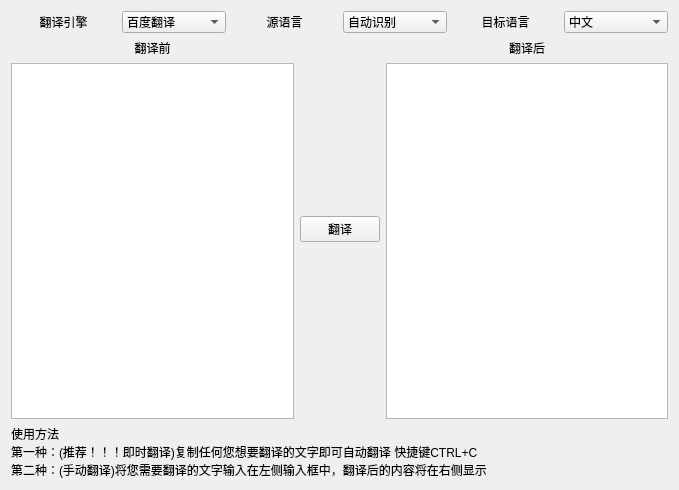
<?xml version="1.0" encoding="UTF-8"?>
<ui version="4.0">
 <class>Form</class>
 <widget class="QWidget" name="Form">
  <property name="geometry">
   <rect>
    <x>0</x>
    <y>0</y>
    <width>679</width>
    <height>490</height>
   </rect>
  </property>
  <property name="windowTitle">
   <string>翻译器</string>
  </property>
  <layout class="QVBoxLayout" name="verticalLayout_3">
   <item>
    <layout class="QHBoxLayout" name="horizontalLayout">
     <item>
      <widget class="QLabel" name="label">
       <property name="text">
        <string>翻译引擎</string>
       </property>
       <property name="alignment">
        <set>Qt::AlignCenter</set>
       </property>
      </widget>
     </item>
     <item>
      <widget class="QComboBox" name="comboBox">
       <item>
        <property name="text">
         <string>百度翻译</string>
        </property>
       </item>
       <item>
        <property name="text">
         <string>腾讯翻译</string>
        </property>
       </item>
       <item>
        <property name="text">
         <string>彩云小译</string>
        </property>
       </item>
       <item>
        <property name="text">
         <string>谷歌翻译</string>
        </property>
       </item>
      </widget>
     </item>
     <item>
      <widget class="QLabel" name="label_4">
       <property name="text">
        <string>源语言</string>
       </property>
       <property name="alignment">
        <set>Qt::AlignCenter</set>
       </property>
      </widget>
     </item>
     <item>
      <widget class="QComboBox" name="comboBox_2">
       <item>
        <property name="text">
         <string>自动识别</string>
        </property>
       </item>
      </widget>
     </item>
     <item>
      <widget class="QLabel" name="label_5">
       <property name="text">
        <string>目标语言</string>
       </property>
       <property name="alignment">
        <set>Qt::AlignCenter</set>
       </property>
      </widget>
     </item>
     <item>
      <widget class="QComboBox" name="comboBox_3">
       <item>
        <property name="text">
         <string>中文</string>
        </property>
       </item>
       <item>
        <property name="text">
         <string>英语</string>
        </property>
       </item>
       <item>
        <property name="text">
         <string>日语</string>
        </property>
       </item>
       <item>
        <property name="text">
         <string>韩语</string>
        </property>
       </item>
      </widget>
     </item>
    </layout>
   </item>
   <item>
    <layout class="QHBoxLayout" name="horizontalLayout_2">
     <item>
      <layout class="QVBoxLayout" name="verticalLayout">
       <item>
        <widget class="QLabel" name="label_2">
         <property name="text">
          <string>翻译前</string>
         </property>
         <property name="alignment">
          <set>Qt::AlignCenter</set>
         </property>
        </widget>
       </item>
       <item>
        <widget class="QPlainTextEdit" name="plainTextEdit"/>
       </item>
      </layout>
     </item>
     <item>
      <widget class="QPushButton" name="pushButton">
       <property name="text">
        <string>翻译</string>
       </property>
      </widget>
     </item>
     <item>
      <layout class="QVBoxLayout" name="verticalLayout_2">
       <item>
        <widget class="QLabel" name="label_3">
         <property name="text">
          <string>翻译后</string>
         </property>
         <property name="alignment">
          <set>Qt::AlignCenter</set>
         </property>
        </widget>
       </item>
       <item>
        <widget class="QPlainTextEdit" name="plainTextEdit_2"/>
       </item>
      </layout>
     </item>
    </layout>
   </item>
   <item>
    <widget class="QLabel" name="label_6">
     <property name="text">
      <string>使用方法
第一种：(推荐！！！即时翻译)复制任何您想要翻译的文字即可自动翻译 快捷键CTRL+C
第二种：(手动翻译)将您需要翻译的文字输入在左侧输入框中，翻译后的内容将在右侧显示</string>
     </property>
    </widget>
   </item>
  </layout>
 </widget>
 <resources/>
 <connections/>
</ui>
